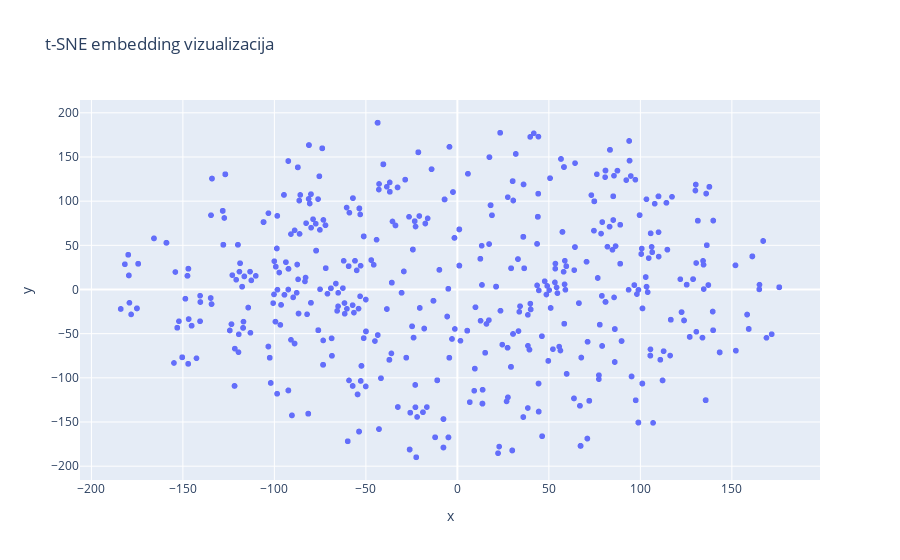

Notebook code for this chart:
### Code cell
import plotly.express as px
import pandas as pd

df = pd.DataFrame({
    "x": embeddings_2d[:,0],
    "y": embeddings_2d[:,1],
    "text": [t.split('\n')[0] for t in all_docs]
})

fig = px.scatter(df, x="x", y="y", hover_data=["text"], title="t-SNE embedding vizualizacija")
fig.show()

### Figure 1 — Plotly figure (JSON) as saved in the notebook; plotly's stock layout.template omitted (floating-point values rounded to 4 significant figures; data arrays with more than 128 entries replaced by an {"elided": "..."} marker saying what was removed)
{"data": [{"customdata": {"elided": "1178x1 str values"}, "hovertemplate": "x=%{x}<br>y=%{y}<br>text=%{customdata[0]}<extra></extra>", "legendgroup": "", "marker": {"color": "#636efa", "symbol": "circle"}, "mode": "markers", "name": "", "showlegend": false, "type": "scattergl", "x": {"elided": "1178 float values"}, "xaxis": "x", "y": {"elided": "1178 float values"}, "yaxis": "y"}], "layout": {"legend": {"tracegroupgap": 0}, "title": {"text": "t-SNE embedding vizualizacija"}, "xaxis": {"anchor": "y", "domain": [0, 1], "title": {"text": "x"}}, "yaxis": {"anchor": "x", "domain": [0, 1], "title": {"text": "y"}}}}
